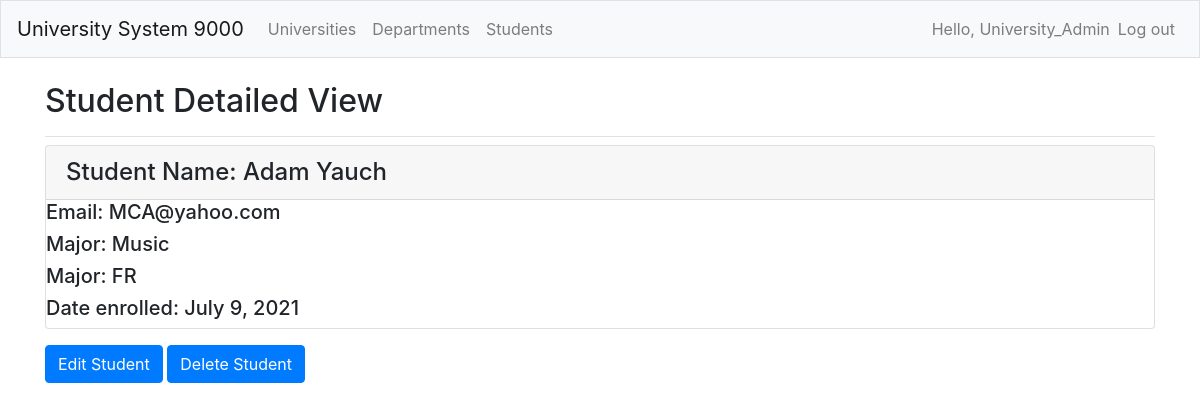
/students/students/1/ (signed in), run on the app's committed database.
### students/models.py (models this page shows, shortened)
class Student(models.Model):
    name = models.CharField(max_length=50)
    email = models.CharField(max_length=50)
    major = models.CharField(max_length=50)
    FRESHMAN = 'FR'
    SOPHOMORE = 'SO'
    JUNIOR = 'JR'
    SENIOR = 'SR'
    GRADUATE = 'GR'
    YEAR_IN_SCHOOL_CHOICES = [
        (FRESHMAN, 'Freshman'),
        (SOPHOMORE, 'Sophomore'),
        (JUNIOR, 'Junior'),
        (SENIOR, 'Senior'),
        (GRADUATE, 'Graduate'),
    ]
    year_in_school = models.CharField(
        max_length=2,
        choices=YEAR_IN_SCHOOL_CHOICES,
        default=FRESHMAN,
    )
    date_enrolled = models.DateField(auto_now_add=False)
    major_department = models.ForeignKey(Department, on_delete=models.CASCADE)
    owner = models.ForeignKey(User, on_delete=models.CASCADE)

### students/views.py (the view)
# urls.py: path('students/<int:student_id>/', views.student, name='student'),
@login_required
def student(request, student_id):
    student = Student.objects.get(id=student_id)
    if student.owner != request.user:
        raise Http404
    context = {'student': student}
    return render(request, 'students/student.html', context)

### students/templates/students/student.html
{% extends "universities/base.html" %}
{% block page_header %}
  <h2>Student Detailed View</h2>
{% endblock page_header %}
{% block content %}
<div class="card mb-3">
    <h4 class="card-header">Student Name: {{student.name}}</h4>
    <h5>Email: {{student.email}}</h5>
    <h5>Major: {{student.major}}</h5>
    <h5>Major: {{student.year_in_school}}</h5>
    <h5>Date enrolled: {{student.date_enrolled}}</h5>
</div>
<p>
    <a href="{% url 'students:edit_student' student.id %}"><button type="button" class="btn btn-primary">Edit Student</button></a>
    <a href="{% url 'students:delete_student' student.id %}"
       onclick="return confirm('Are you sure you want to delete this Student?')">
        <button type="button" class="btn btn-primary">Delete Student</button></a>
</p>
{% endblock content %}

### universities/templates/universities/base.html (shortened to what this page needs)
{% load bootstrap4 %}
<!DOCTYPE html>
<html lang="en">
<head>
  {% bootstrap_css %}
</head>
<body>
  <nav class="navbar navbar-expand-md navbar-light bg-light mb-4 border">
    <a class="navbar-brand" href="{% url 'universities:index' %}">University System 9000</a>
    <div class="collapse navbar-collapse" id="navbarCollapse">
      <ul class="navbar-nav mr-auto">
        <li class="nav-item">
          <a class="nav-link" href="{% url 'universities:universities' %}">Universities</a>
        </li>
        <li class="nav-item">
          <a class="nav-link" href="{% url 'departments:departments' %}">Departments</a>
        </li>
        <li class="nav-item">
          <a class="nav-link" href="{% url 'students:students' %}">Students</a>
        </li>
      </ul>
      <ul class="navbar-nav ml-auto">
        {% if user.is_authenticated %}
          <li class="nav-item">
            <span class="navbar-text">Hello, {{ user.username }}</span>
          </li>
          <li class="nav-item">
            <a class="nav-link" href="{% url 'users:logout' %}">Log out</a>
          </li>
        {% endif %}
      </ul>
    </div>
  </nav>
  <main role="main" class="container">
      <div class="pb-2 mb-2 border-bottom">
        {% block page_header %}{% endblock page_header %}
      </div>
      <div>
        {% block content %}{% endblock content %}
      </div>
  </main>
</body>
</html>

### data on the page
Student: name "Adam Yauch", email "MCA@yahoo.com", major "Music", year_in_school "FR", date_enrolled "July 9, 2021"

### other printed values
{{ user.username }} "University_Admin"
